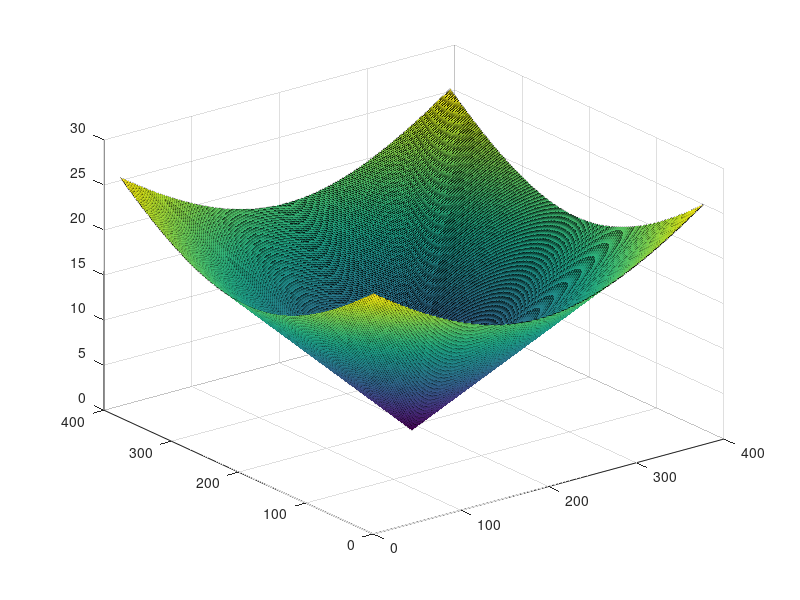

Source code (MATLAB): (Note: this script raises an error after producing the figure.)
%week 04, Tuesday, prob3
%preamble
clear all; close all; clc; 

% input x value 
x=-6*pi:0.1:6*pi;

%input y value 
y=-6*pi:0.1:6*pi; 

%loop through y value 
for y_idx=1:length(y)
%loop through x value 
for x_idx=1:length(x)
    z(x_idx, y_idx)= sqrt((x(x_idx)^2)+(y(y_idx)^2));
end 
end

%plot z 
s=surf(z);
s.EdgeColor ='None';